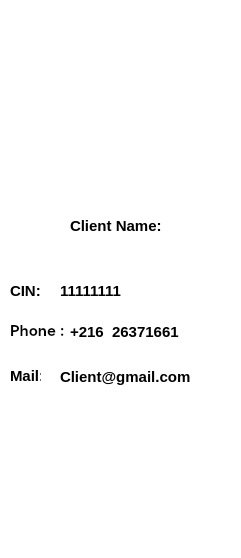
       <widget class="QWidget" name="widget_3" native="true">
        <property name="geometry">
         <rect>
          <x>50</x>
          <y>40</y>
          <width>241</width>
          <height>558</height>
         </rect>
        </property>
        <property name="styleSheet">
         <string notr="true">background-color:white;
border-radius:20px</string>
        </property>
        <widget class="QLabel" name="client_image_reservation">
         <property name="geometry">
          <rect>
           <x>40</x>
           <y>30</y>
           <width>164</width>
           <height>164</height>
          </rect>
         </property>
         <property name="text">
          <string/>
         </property>
         <property name="pixmap">
          <pixmap resource="res.qrc">:/img/img/client_face_res.png</pixmap>
         </property>
        </widget>
        <widget class="QLabel" name="client_name_reservation">
         <property name="geometry">
          <rect>
           <x>70</x>
           <y>210</y>
           <width>111</width>
           <height>31</height>
          </rect>
         </property>
         <property name="styleSheet">
          <string notr="true">position: absolute;
width: 111px;
height: 18px;

font-family: 'Inter';
font-style: normal;
font-weight: 500;
font-size: 15px;
line-height: 18px;
letter-spacing: 0.15em;

color: #000000;</string>
         </property>
         <property name="text">
          <string>Client Name:</string>
         </property>
        </widget>
        <widget class="QLabel" name="phone_label_reservation">
         <property name="geometry">
          <rect>
           <x>10</x>
           <y>310</y>
           <width>61</width>
           <height>41</height>
          </rect>
         </property>
         <property name="font">
          <font>
           <family>Inter</family>
           <pointsize>-1</pointsize>
           <weight>62</weight>
           <italic>false</italic>
           <bold>true</bold>
          </font>
         </property>
         <property name="styleSheet">
          <string notr="true">position: absolute;
width: 111px;
height: 18px;

font-family: 'Inter';
font-style: normal;
font-weight: 500;
font-size: 15px;
line-height: 18px;
letter-spacing: 0.15em;

color: #000000;</string>
         </property>
         <property name="text">
          <string>Phone :</string>
         </property>
        </widget>
        <widget class="QLabel" name="cin_label_reservation">
         <property name="geometry">
          <rect>
           <x>10</x>
           <y>270</y>
           <width>111</width>
           <height>41</height>
          </rect>
         </property>
         <property name="styleSheet">
          <string notr="true">position: absolute;
width: 111px;
height: 18px;

font-family: 'Inter';
font-style: normal;
font-weight: 500;
font-size: 15px;
line-height: 18px;
letter-spacing: 0.15em;

color: #000000;</string>
         </property>
         <property name="text">
          <string>CIN:</string>
         </property>
        </widget>
        <widget class="QLabel" name="phone_text_reservation">
         <property name="geometry">
          <rect>
           <x>70</x>
           <y>316</y>
           <width>171</width>
           <height>31</height>
          </rect>
         </property>
         <property name="styleSheet">
          <string notr="true">position: absolute;
width: 111px;
height: 18px;

font-family: 'Inter';
font-style: normal;
font-weight: 500;
font-size: 15px;
line-height: 18px;
letter-spacing: 0.15em;

color: #000000;</string>
         </property>
         <property name="text">
          <string>+216  26371661</string>
         </property>
        </widget>
        <widget class="QLabel" name="mail_label_reservation">
         <property name="geometry">
          <rect>
           <x>10</x>
           <y>360</y>
           <width>31</width>
           <height>31</height>
          </rect>
         </property>
         <property name="styleSheet">
          <string notr="true">position: absolute;
width: 111px;
height: 18px;

font-family: 'Inter';
font-style: normal;
font-weight: 500;
font-size: 15px;
line-height: 18px;
letter-spacing: 0.15em;

color: #000000;</string>
         </property>
         <property name="text">
          <string>Mail:</string>
         </property>
        </widget>
        <widget class="QLabel" name="cin_text_reservation">
         <property name="geometry">
          <rect>
           <x>60</x>
           <y>275</y>
           <width>121</width>
           <height>31</height>
          </rect>
         </property>
         <property name="styleSheet">
          <string notr="true">position: absolute;
width: 111px;
height: 18px;

font-family: 'Inter';
font-style: normal;
font-weight: 500;
font-size: 15px;
line-height: 18px;
letter-spacing: 0.15em;

color: #000000;</string>
         </property>
         <property name="text">
          <string>11111111</string>
         </property>
        </widget>
        <widget class="QLabel" name="mail_text_reservation">
         <property name="geometry">
          <rect>
           <x>60</x>
           <y>356</y>
           <width>181</width>
           <height>41</height>
          </rect>
         </property>
         <property name="styleSheet">
          <string notr="true">position: absolute;
width: 111px;
height: 18px;

font-family: 'Inter';
font-style: normal;
font-weight: 500;
font-size: 15px;
line-height: 18px;
letter-spacing: 0.15em;

color: #000000;</string>
         </property>
         <property name="text">
          <string>Client@gmail.com</string>
         </property>
        </widget>
       </widget>
